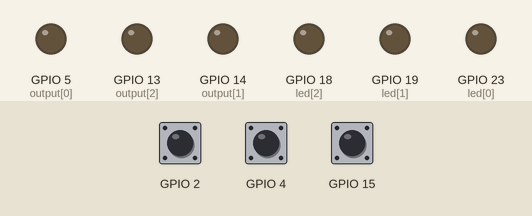
Recording of a sketch running on a simulated ESP32. Parts: output pins drawn as LEDs (lit = HIGH). Inputs (shaded band) come from the test bench; at power-on: GPIO 2 HIGH, GPIO 4 HIGH, GPIO 15 HIGH. WiFi joins after 1.5 s; servers stay silent unless stated; what the sketch prints to the serial monitor is not drawn.

Above: at 3.0 s.
3.1 s: GPIO 2 pulled LOW for 0.15 s
At 4.3 s:
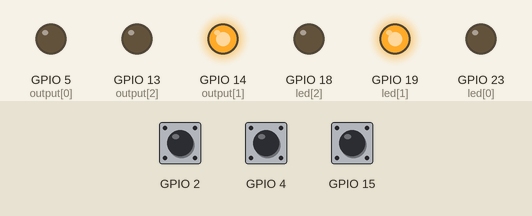
4.7 s: GPIO 4 pulled LOW for 0.15 s
At 5.6 s:
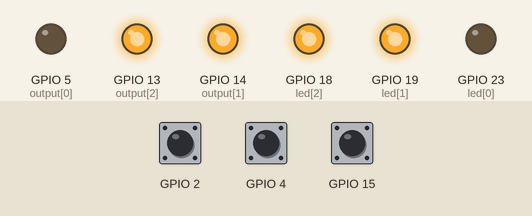
6.3 s: GPIO 15 pulled LOW for 0.15 s
At 6.8 s:
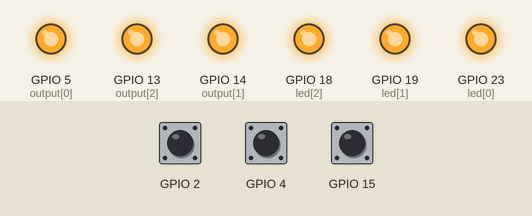
7.9 s: GPIO 2 pulled LOW for 1 s
At 9.2 s:
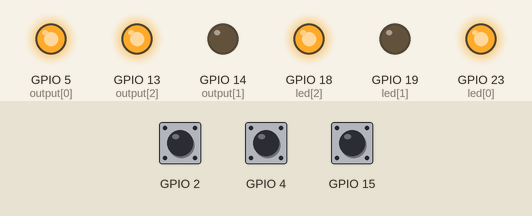
10.4 s: GPIO 4 pulled LOW for 1 s
At 12.3 s:
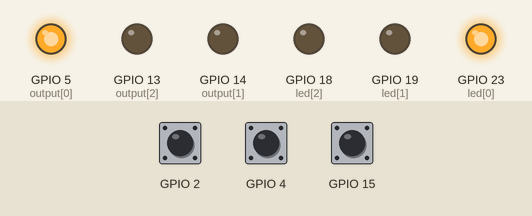
12.9 s: GPIO 2 pulled LOW for 1 s
At 14.2 s:
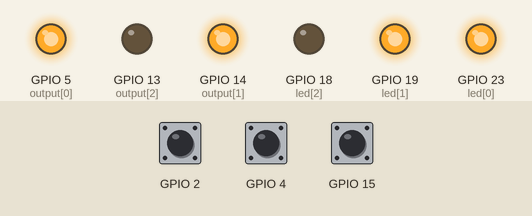
Timing chart, 0 to 15.9 s (numbered marks = the images above; inputs shaded):
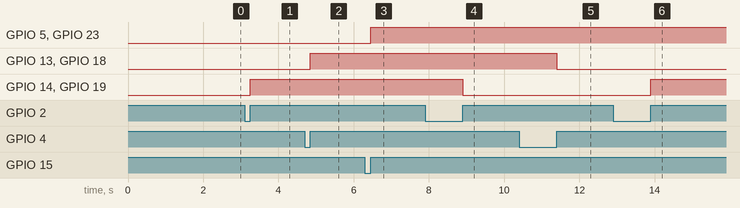

The sketch:

Manual_IoT_Switch.ino
```cpp
#define BLYNK_TEMPLATE_ID "TMPLW5fieVsW"
#define BLYNK_DEVICE_NAME "Tonmoy"
#define BLYNK_AUTH_TOKEN "Pbmqi9py3IDbYGg1NaI1YQH4OFx4KMel"
#define BLYNK_PRINT Serial
#include <WiFi.h>
#include <WiFiClient.h>
#include <BlynkSimpleEsp32.h>
char auth[] = BLYNK_AUTH_TOKEN;
char ssid[] = "The Tiny Bear";
char pass[] = "bolajabena";

bool value[15];
bool state[15];
int button[] = {15, 2, 4};
int output[] = {5, 14, 13};
int led[] = {23, 19, 18};
int count = 3;
const int threshold = 20;
BlynkTimer timer;

void setup() {
  Serial.begin(115200);
  for (int i = 0; i < count; i++) pinMode(output[i], OUTPUT);
  for (int i = 0; i < count; i++) pinMode(led[i], OUTPUT);
  Blynk.begin(auth, ssid, pass);
  timer.setInterval(1000L, myTimerEvent);
}

void loop() {
  Blynk.run();
  timer.run();
  touchUpdate();
  statUpdate();
  for (int i = 0; i < count; i++) {
    digitalWrite(output[i], value[i]);
    digitalWrite(led[i], value[i]);
  }
}
```

Blynk.ino
```cpp
void myTimerEvent() {
  Blynk.virtualWrite(V10, millis() / 1000);
}

void statUpdate() {
  for (int i = 0; i < count; i++)
    if (state[i] != value[i]) {
      value[i] = state[i];
      Blynk.virtualWrite(i * 2, value[i]);    //v1
      Blynk.virtualWrite(i * 2 + 1, value[i]); //v3

    }
}

BLYNK_WRITE(0) {
  value[0] = param.asInt();
  state[0] = value[0];
  Blynk.virtualWrite(1, value[0]);
}
BLYNK_WRITE(2) {
  value[1] = param.asInt();
  state[1] = value[1];
  Blynk.virtualWrite(3, value[1]);
}
BLYNK_WRITE(4) {
  value[2] = param.asInt();
  state[2] = value[2];
  Blynk.virtualWrite(5, value[2]);
}
```

touch.ino
```cpp
bool touchSense(int a) {
  int touchValue = touchRead(a);
  Serial.print(String(touchValue) + " ");
  if (touchValue < threshold) return 1;
  else return 0;
}

void touchUpdate() {
  for (int i = 0; i < count; i++) {
    int t = 0;
    while (touchSense(button[i])) {
      delay(1); t++;
    }
    if (t > 15) state[i] = !state[i];
  }
  Serial.println();
}
```

Measured:
- after the input at 3.1 s, GPIO 14 (output[1]), GPIO 19 (led[1]): LOW → HIGH after 0.15 s
- after the input at 4.7 s, GPIO 13 (output[2]), GPIO 18 (led[2]): LOW → HIGH after 0.15 s
- after the input at 6.3 s, GPIO 5 (output[0]), GPIO 23 (led[0]): LOW → HIGH after 0.15 s
- after the input at 7.9 s, GPIO 14 (output[1]), GPIO 19 (led[1]): HIGH → LOW after 1.0 s
- after the input at 10.4 s, GPIO 13 (output[2]), GPIO 18 (led[2]): HIGH → LOW after 1.0 s
- after the input at 12.9 s, GPIO 14 (output[1]), GPIO 19 (led[1]): LOW → HIGH after 1.0 s
